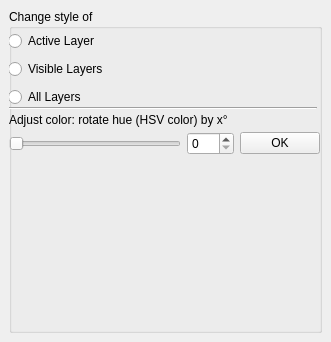
<?xml version="1.0" encoding="UTF-8"?>
<ui version="4.0">
 <class>AdjustStyleDockWidgetBase</class>
 <widget class="QDockWidget" name="AdjustStyleDockWidgetBase">
  <property name="geometry">
   <rect>
    <x>0</x>
    <y>0</y>
    <width>331</width>
    <height>342</height>
   </rect>
  </property>
  <property name="windowTitle">
   <string>Adjust Syle </string>
  </property>
  <widget class="QWidget" name="dockWidgetContents">
   <layout class="QGridLayout" name="gridLayout">
    <item row="0" column="0">
     <layout class="QVBoxLayout" name="verticalLayout">
      <item>
       <widget class="QGroupBox" name="groupBox">
        <property name="title">
         <string>Change style of</string>
        </property>
        <widget class="QWidget" name="verticalLayoutWidget_2">
         <property name="geometry">
          <rect>
           <x>-1</x>
           <y>20</y>
           <width>311</width>
           <height>80</height>
          </rect>
         </property>
         <layout class="QVBoxLayout" name="verticalLayout_2">
          <item>
           <widget class="QRadioButton" name="radioButton">
            <property name="text">
             <string>Active Layer</string>
            </property>
           </widget>
          </item>
          <item>
           <widget class="QRadioButton" name="radioButton_2">
            <property name="text">
             <string>Visible Layers</string>
            </property>
           </widget>
          </item>
          <item>
           <widget class="QRadioButton" name="radioButton_3">
            <property name="text">
             <string>All Layers</string>
            </property>
           </widget>
          </item>
         </layout>
        </widget>
        <widget class="Line" name="line">
         <property name="geometry">
          <rect>
           <x>-3</x>
           <y>89</y>
           <width>311</width>
           <height>21</height>
          </rect>
         </property>
         <property name="orientation">
          <enum>Qt::Horizontal</enum>
         </property>
        </widget>
        <widget class="QLabel" name="label">
         <property name="geometry">
          <rect>
           <x>0</x>
           <y>100</y>
           <width>371</width>
           <height>21</height>
          </rect>
         </property>
         <property name="text">
          <string>Adjust color: rotate hue (HSV color) by x°</string>
         </property>
        </widget>
        <widget class="QWidget" name="horizontalLayoutWidget">
         <property name="geometry">
          <rect>
           <x>0</x>
           <y>120</y>
           <width>311</width>
           <height>29</height>
          </rect>
         </property>
         <layout class="QHBoxLayout" name="horizontalLayout">
          <item>
           <widget class="QSlider" name="horizontalSlider">
            <property name="minimumSize">
             <size>
              <width>80</width>
              <height>0</height>
             </size>
            </property>
            <property name="maximum">
             <number>359</number>
            </property>
            <property name="orientation">
             <enum>Qt::Horizontal</enum>
            </property>
           </widget>
          </item>
          <item>
           <widget class="QSpinBox" name="spinBox">
            <property name="maximum">
             <number>359</number>
            </property>
           </widget>
          </item>
          <item>
           <widget class="QPushButton" name="pushButton">
            <property name="minimumSize">
             <size>
              <width>40</width>
              <height>0</height>
             </size>
            </property>
            <property name="text">
             <string>OK</string>
            </property>
           </widget>
          </item>
         </layout>
        </widget>
       </widget>
      </item>
     </layout>
    </item>
   </layout>
  </widget>
 </widget>
 <resources/>
 <connections/>
</ui>
